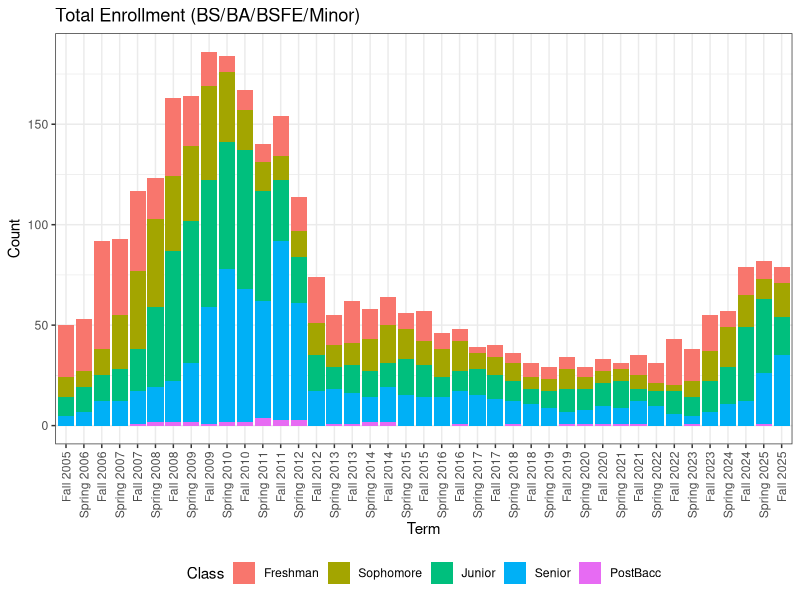
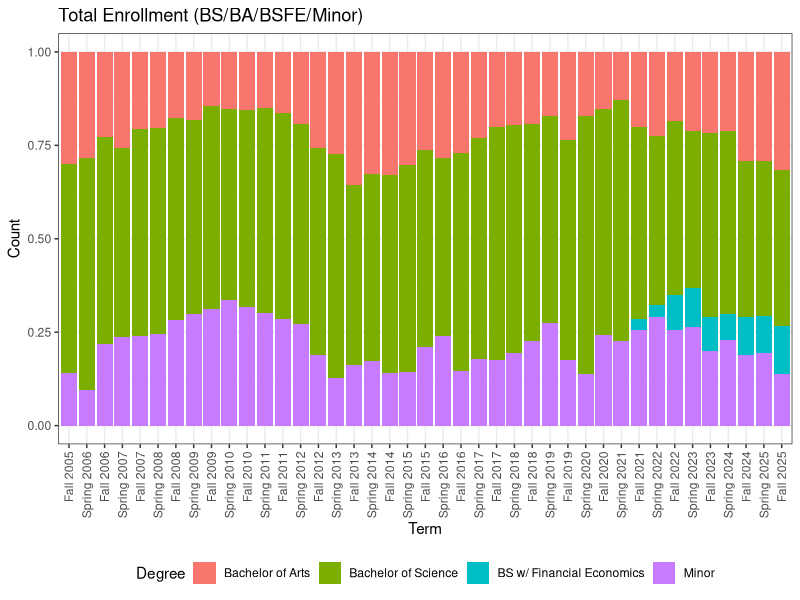
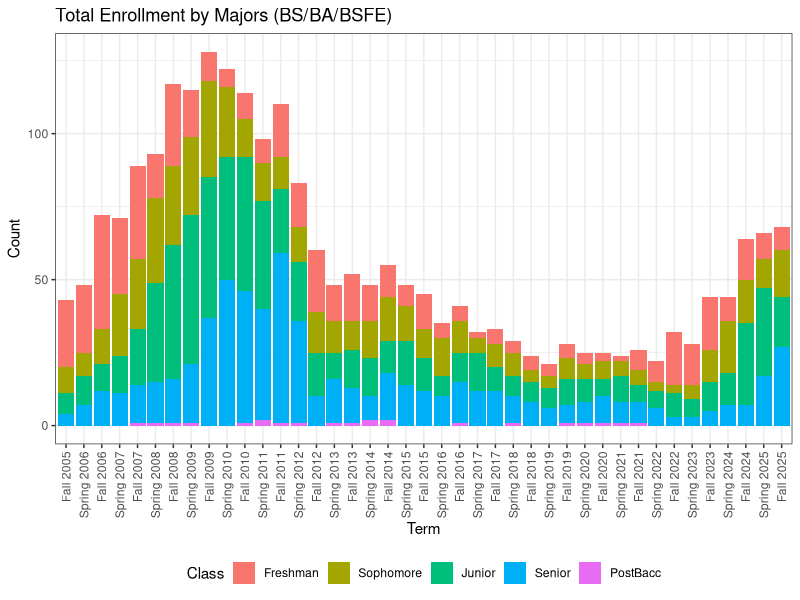
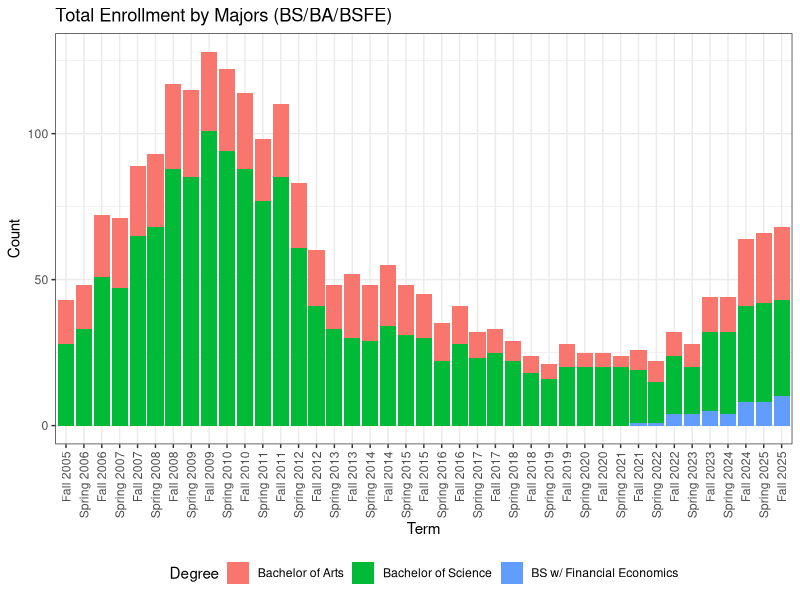
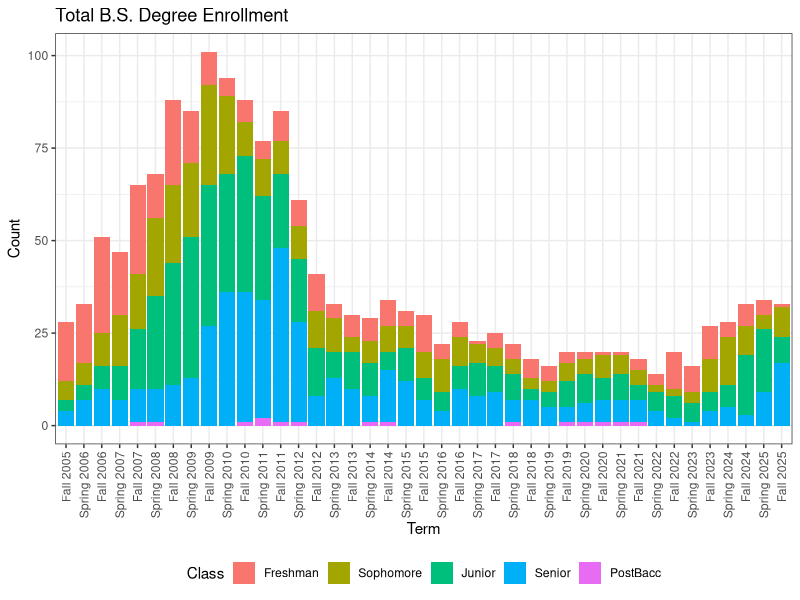
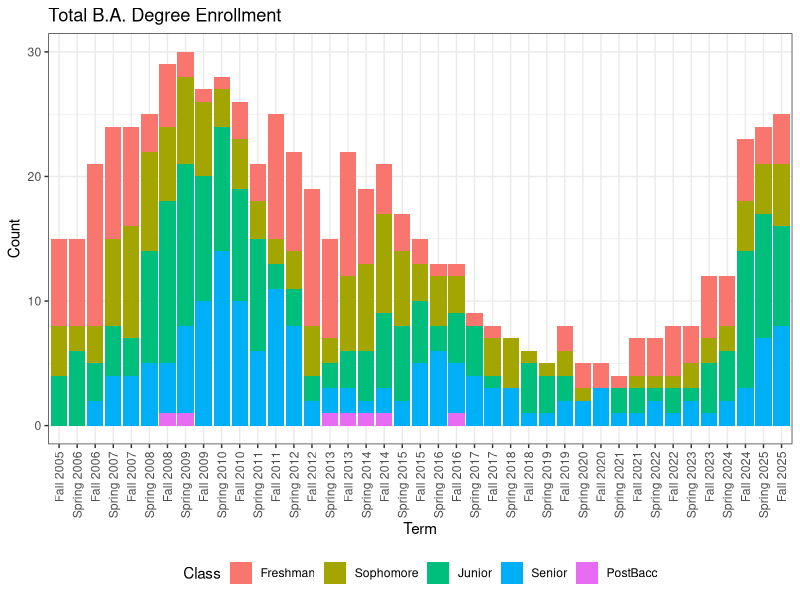
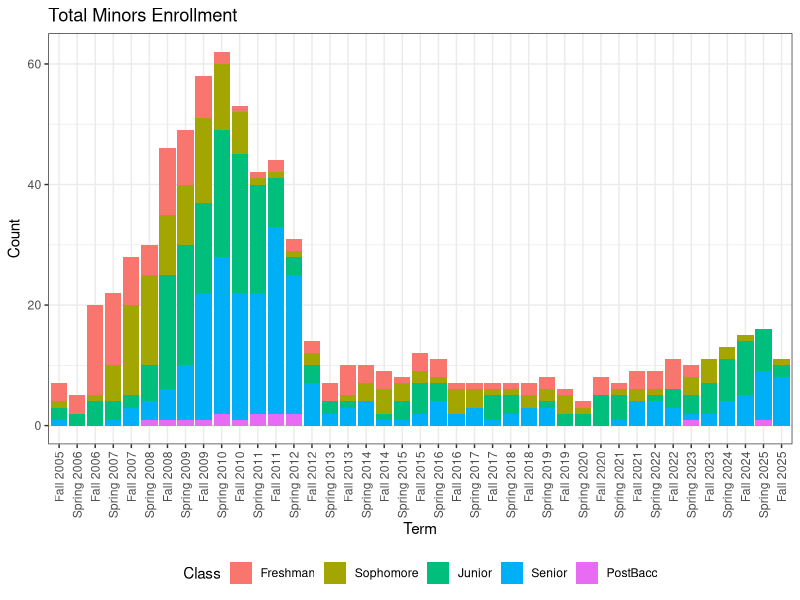

Here is the R script that generated these plots, in order:
#Jeremy R. Groves
#Created: August 8, 2025

rm(list=ls())

library(tidyverse)

#Load Data
BS.data <- read.csv(file = "./Data/MyNIU BS Students.csv", header = TRUE, as.is = TRUE)
BA.data <- read.csv(file = "./Data/MyNIU BA Students.csv", header = TRUE, as.is = TRUE)
BSFE.data <- read.csv(file = "./Data/MyNIU BS FE Students.csv", header = TRUE, as.is = TRUE)
MINOR.data <- read.csv(file = "./Data/MyNIU Minor Students.csv", header = TRUE, as.is = TRUE)


#Clean and process data####

BS.data <- BS.data %>%
  select(First.Name, MI, Last.Name, Suffix, Enrolled, Acad.Prog, Department, Plan.Type, 
         Academic.Plan.Major, Acad.Level, Term.Hours, Cumulative.GPA) %>%
  filter(str_detect(Enrolled, "Enrolled")) %>%
  mutate(Enrolled = gsub("Enrolled ", "", Enrolled),
         Enrolled2 = Enrolled) %>%
  separate(Enrolled, c("Semester", "Year"), sep = ' ') %>%
  mutate(Semester = case_when(Semester == "Fall" ~ "8",
                              Semester == "Spring" ~ "2",
                              TRUE ~ NA),
         Term = paste0("2",substr(Year, 3,4),Semester),
         Acad.Prog = gsub("2", "", Acad.Prog),
         Degree = "BS") %>%
  select(-c(Semester, Year))

BA.data <- BA.data %>%
  select(First.Name, MI, Last.Name, Suffix, Enrolled, Acad.Prog, Department, Plan.Type, 
         Academic.Plan.Major, Acad.Level, Term.Hours, Cumulative.GPA) %>%
  filter(str_detect(Enrolled, "Enrolled")) %>%
  mutate(Enrolled = gsub("Enrolled ", "", Enrolled),
         Enrolled2 = Enrolled) %>%
  separate(Enrolled, c("Semester", "Year"), sep = ' ') %>%
  mutate(Semester = case_when(Semester == "Fall" ~ "8",
                              Semester == "Spring" ~ "2",
                              TRUE ~ NA),
         Term = paste0("2",substr(Year, 3,4),Semester),
         Acad.Prog = gsub("2", "", Acad.Prog),
         Degree = "BA") %>%
  select(-c(Semester, Year))

BSFE.data <- BSFE.data %>%
  select(First.Name, MI, Last.Name, Suffix, Enrolled, Acad.Prog, Department, Plan.Type, 
         Academic.Plan.Major, Acad.Level, Term.Hours, Cumulative.GPA) %>%
  filter(str_detect(Enrolled, "Enrolled")) %>%
  mutate(Enrolled = gsub("Enrolled ", "", Enrolled),
         Enrolled2 = Enrolled) %>%
  separate(Enrolled, c("Semester", "Year"), sep = ' ') %>%
  mutate(Semester = case_when(Semester == "Fall" ~ "8",
                              Semester == "Spring" ~ "2",
                              TRUE ~ NA),
         Term = paste0("2",substr(Year, 3,4),Semester),
         Acad.Prog = gsub("2", "", Acad.Prog),
         Degree = "BSFE") %>%
  select(-c(Semester, Year))

MINOR.data <- MINOR.data %>%
  select(First.Name, MI, Last.Name, Suffix, Enrolled, Acad.Prog, Department, Plan.Type, 
         Academic.Plan.Major, Acad.Level, Term.Hours, Cumulative.GPA) %>%
  filter(str_detect(Enrolled, "Enrolled")) %>%
  mutate(Enrolled = gsub("Enrolled ", "", Enrolled),
         Enrolled2 = Enrolled) %>%
  separate(Enrolled, c("Semester", "Year"), sep = ' ') %>%
  mutate(Semester = case_when(Semester == "Fall" ~ "8",
                              Semester == "Spring" ~ "2",
                              TRUE ~ NA),
         Term = paste0("2",substr(Year, 3,4),Semester),
         Acad.Prog = gsub("2", "", Acad.Prog),
         Degree = "MINOR",
         Cumulative.GPA = as.numeric(Cumulative.GPA)) %>%
  select(-c(Semester, Year))

core <- BS.data %>%
  bind_rows(BA.data, BSFE.data, MINOR.data) %>%
  mutate(Acad.Level = factor(Acad.Level, levels = c("Freshman", "Sophomore", "Junior", "Senior", "PostBacc")),
         T2 = as.numeric(Term)) %>%
  filter(T2 > 2052) %>%
  select(-T2)




core.agg <- core %>%
  group_by(Term, Degree, Acad.Level) %>%
  mutate(n_level = n()) %>%
  ungroup() %>%
  group_by(Term, Degree) %>%
  mutate(count = n()) %>%
  ungroup() %>%
  select(Enrolled2, Term, Degree, Acad.Level, count, n_level) %>%
  distinct()
 

core.minor <- core %>%
  filter(Degree == "MINOR") %>%
  group_by(Term, Acad.Level, Acad.Prog) %>%
    mutate(n_prog = n()) %>%
  ungroup() %>%
  group_by(Term, Acad.Level) %>%
    mutate(n_level = n()) %>%
  ungroup() %>%
  group_by(Term) %>%
    mutate(n_minor = n()) %>%
  ungroup() %>%
  select(Term, Acad.Level, Acad.Prog, n_minor, n_prog, n_level) %>%
  distinct()

#Visualization####

#All Degrees
ggplot(core, aes(x = Term)) +
  geom_bar(aes(fill = Acad.Level))+
  labs(y= "Count",
       fill = "Class",
       title = "Total Enrollment (BS/BA/BSFE/Minor)") +
  scale_x_discrete("Term", labels = unique(core$Enrolled2)) +
  theme_bw() +
  theme(axis.text.x = element_text(angle = 90, vjust = 0.5, hjust=1),
        legend.position="bottom") 

ggplot(core, aes(x = Term)) +
  geom_bar(aes(fill = Degree), position = "fill")+
  labs(y= "Count",
       fill = "Degree",
       title = "Total Enrollment (BS/BA/BSFE/Minor)") +
  scale_x_discrete("Term", labels = unique(core$Enrolled2)) +
  scale_fill_discrete(labels = c("BA" = "Bachelor of Arts", "BS" = "Bachelor of Science",
                                 "BSFE" = "BS w/ Financial Economics", "MINOR" = "Minor"))+
  theme_bw() +
  theme(axis.text.x = element_text(angle = 90, vjust = 0.5, hjust=1),
        legend.position="bottom") 

ggplot(filter(core, Degree != "MINOR"), aes(x = Term)) +
  geom_bar(aes(fill = Acad.Level))+
  labs(y= "Count",
       fill = "Class",
       title = "Total Enrollment by Majors (BS/BA/BSFE)") +
  scale_x_discrete("Term", labels = unique(core$Enrolled2)) +
  theme_bw() +
  theme(axis.text.x = element_text(angle = 90, vjust = 0.5, hjust=1),
        legend.position="bottom") 

ggplot(filter(core, Degree != "MINOR"), aes(x = Term)) +
  geom_bar(aes(fill = Degree))+
  labs(y= "Count",
       fill = "Degree",
       title = "Total Enrollment by Majors (BS/BA/BSFE)") +
  scale_x_discrete("Term", labels = unique(core$Enrolled2)) +
  scale_fill_discrete(labels = c("BA" = "Bachelor of Arts", "BS" = "Bachelor of Science",
                                 "BSFE" = "BS w/ Financial Economics"))+
  theme_bw() +
  theme(axis.text.x = element_text(angle = 90, vjust = 0.5, hjust=1),
        legend.position="bottom") 




ggplot(filter(core, Degree == "BS"), aes(x = Term)) +
  geom_bar(aes(fill = Acad.Level))+
  labs(y= "Count",
       fill = "Class",
       title = "Total B.S. Degree Enrollment") +
  scale_x_discrete("Term", labels = unique(core$Enrolled2)) +
  theme_bw() +
  theme(axis.text.x = element_text(angle = 90, vjust = 0.5, hjust=1),
        legend.position="bottom") 

ggplot(filter(core, Degree == "BA"), aes(x = Term)) +
  geom_bar(aes(fill = Acad.Level))+
  labs(y= "Count",
       fill = "Class",
       title = "Total B.A. Degree Enrollment") +
  scale_x_discrete("Term", labels = unique(core$Enrolled2)) +
  theme_bw() +
  theme(axis.text.x = element_text(angle = 90, vjust = 0.5, hjust=1),
        legend.position="bottom") 

ggplot(filter(core, Degree == "MINOR"), aes(x = Term)) +
  geom_bar(aes(fill = Acad.Level))+
  labs(y= "Count",
       fill = "Class",
       title = "Total Minors Enrollment") +
  scale_x_discrete("Term", labels = unique(core$Enrolled2)) +
  theme_bw() +
  theme(axis.text.x = element_text(angle = 90, vjust = 0.5, hjust=1),
        legend.position="bottom") 


